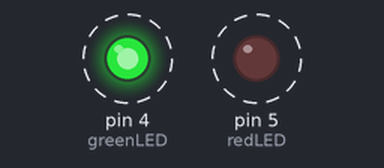
Simulated run of this sketch. Board: Arduino Uno, built with avr-gcc and run on an emulated ATmega328P. On the bench: output pins drawn as LEDs (lit = HIGH). Dashed ring = blinking.

Above: at 0.12 s.
Timing chart, 0 to 3.0 s (numbered marks = the images above):
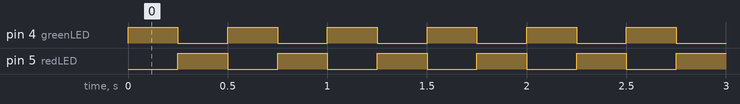

Measured:
- by itself, pin 4 (greenLED), pin 5 (redLED): alternates HIGH for 0.25 s and LOW for 0.25 s

The sketch:

Unit_3_Lab_Program_3.ino
```cpp
/*  Title: Unit 3 Lab Program #3
 *  Purpose: Alternate flashing between two LED
 *  Author: Andy Davis
 *  Date: 3/28/2021
 *  Green LED connected to pin D4
 *  Red LED connected to pin D5
 */

const int greenLED = 4;
const int redLED = 5;

void setup() {
  pinMode(greenLED, OUTPUT);
  pinMode(redLED, OUTPUT);
}

void loop() {
  digitalWrite(greenLED, HIGH);
  delay(250);
  digitalWrite(greenLED, LOW);
  digitalWrite(redLED, HIGH);
  delay(250);
  digitalWrite(redLED, LOW);
}
```
